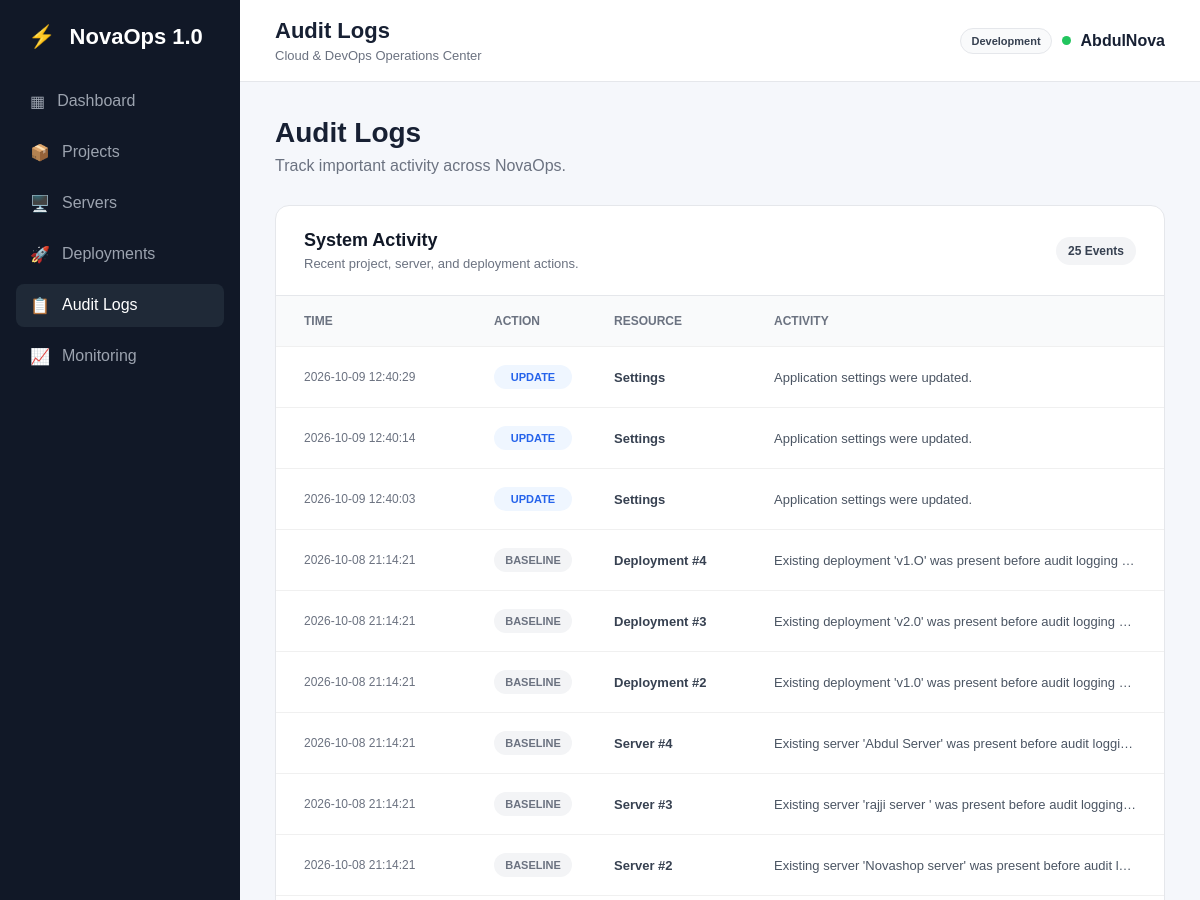
The page /audit-logs (upper part) on the database as committed earlier.
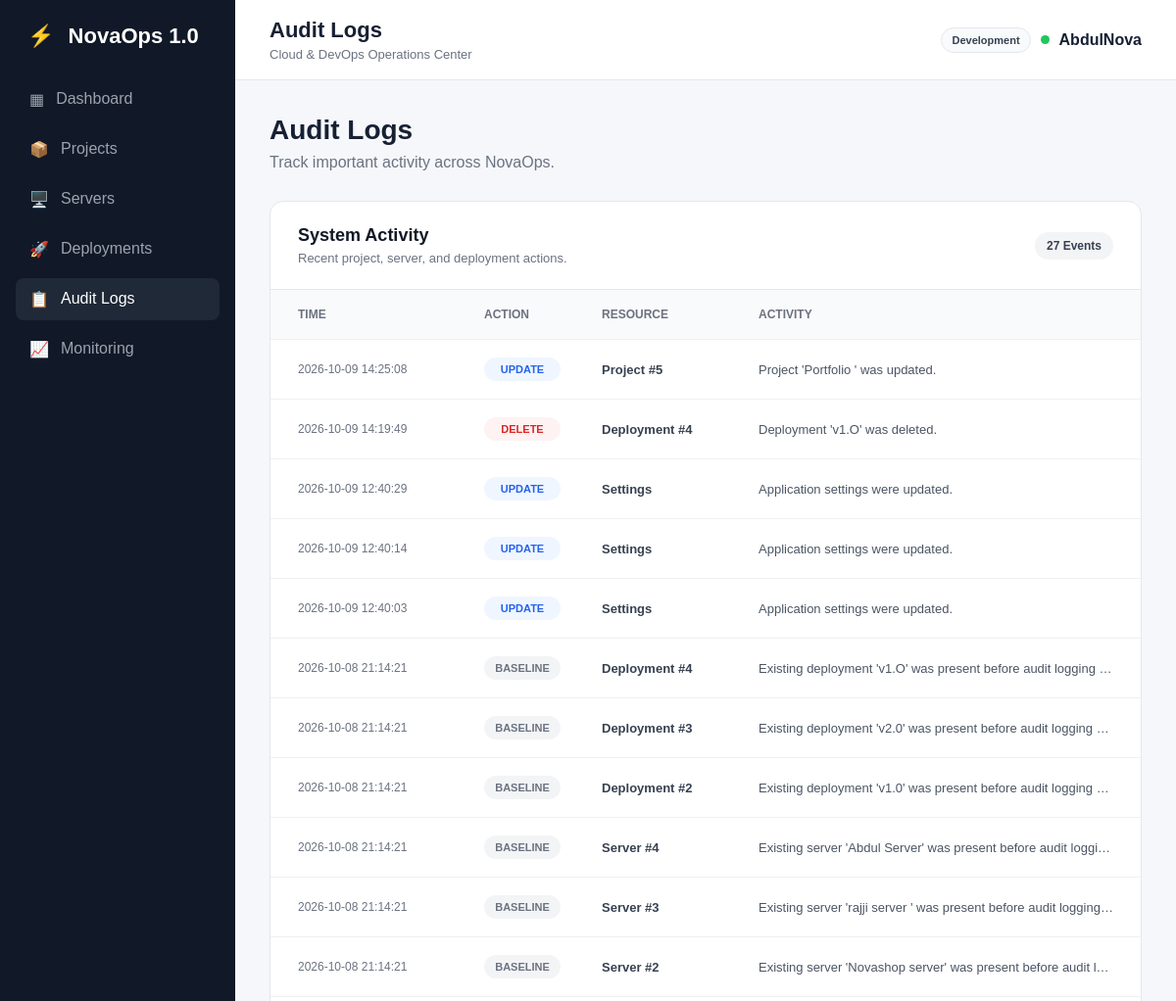
The same page on the database as committed later.
### app.py (models this page shows)
class AuditLog(db.Model):
    id = db.Column(
        db.Integer,
        primary_key=True
    )
    action = db.Column(
        db.String(50),
        nullable=False
    )
    entity_type = db.Column(
        db.String(50),
        nullable=False
    )
    entity_id = db.Column(
        db.Integer,
        nullable=True
    )
    message = db.Column(
        db.Text,
        nullable=False
    )
    created_at = db.Column(
        db.DateTime,
        default=india_now,
        nullable=False
    )

### app.py (the view)
@app.route("/audit-logs")
def audit_logs():
    logs = AuditLog.query.order_by(
        AuditLog.created_at.desc()
    ).limit(100).all()
    return render_template(
        "audit_logs.html",
        logs=logs
    )

### app.py (called while the page is built)
@app.context_processor
def inject_app_settings():
    stored_settings = {
        setting.key: setting.value
        for setting in AppSetting.query.all()
    }
    try:
        refresh_seconds = int(
            stored_settings.get("monitoring_refresh_seconds", "0")
        )
    except ValueError:
        refresh_seconds = 0
    return {
        "app_name": stored_settings.get("app_name", "NovaOps 1.0"),
        "environment_label": stored_settings.get(
            "environment_label", "Development"
        ),
        "monitoring_refresh_seconds": refresh_seconds
    }

### templates/audit_logs.html (shortened to what this page needs)
{% extends "base.html" %}
{% block page_title %}
Audit Logs
{% endblock %}
{% block content %}
<div class="welcome">
    <div>
        <h1>Audit Logs</h1>
        <p>Track important activity across NovaOps.</p>
    </div>
</div>
<div class="audit-card">
    <div class="audit-card-header">
        <div>
            <h2>System Activity</h2>
            <p>Recent project, server, and deployment actions.</p>
        </div>
        <span class="server-count">
            {{ logs|length }} Events
        </span>
    </div>
    <div class="audit-table">
        <div class="audit-table-header">
            <span>Time</span>
            <span>Action</span>
            <span>Resource</span>
            <span>Activity</span>
        </div>
        {% for log in logs %}
        <div class="audit-row">
            <span class="audit-time">
                {{ log.created_at.strftime("%Y-%m-%d %H:%M:%S") }}
            </span>
            <span class="audit-action
                {% if log.action == 'CREATE' %}
                    audit-create
                {% elif log.action == 'UPDATE' %}
                    audit-update
                {% elif log.action == 'DELETE' %}
                    audit-delete
                    {% elif log.action == 'BASELINE' %}
    audit-baseline
                {% endif %}">
                {{ log.action }}
            </span>
            <span class="audit-resource">
                {{ log.entity_type }}
                {% if log.entity_id %}
                #{{ log.entity_id }}
                {% endif %}
            </span>
            <span class="audit-message">
                {{ log.message }}
            </span>
        </div>
        {% endfor %}
    </div>
</div>
{% endblock %}

Rows that differ between the two databases and show on the page:
added AuditLog: created_at "2026-10-09 14:25:08", action "UPDATE", entity_type "Project", entity_id "5", message "Project 'Portfolio ' was updated."
added AuditLog: created_at "2026-10-09 14:19:49", action "DELETE", entity_type "Deployment", entity_id "4", message "Deployment 'v1.O' was deleted."
Other text that changed with them:
{{ logs|length }}: "25" → "27"
